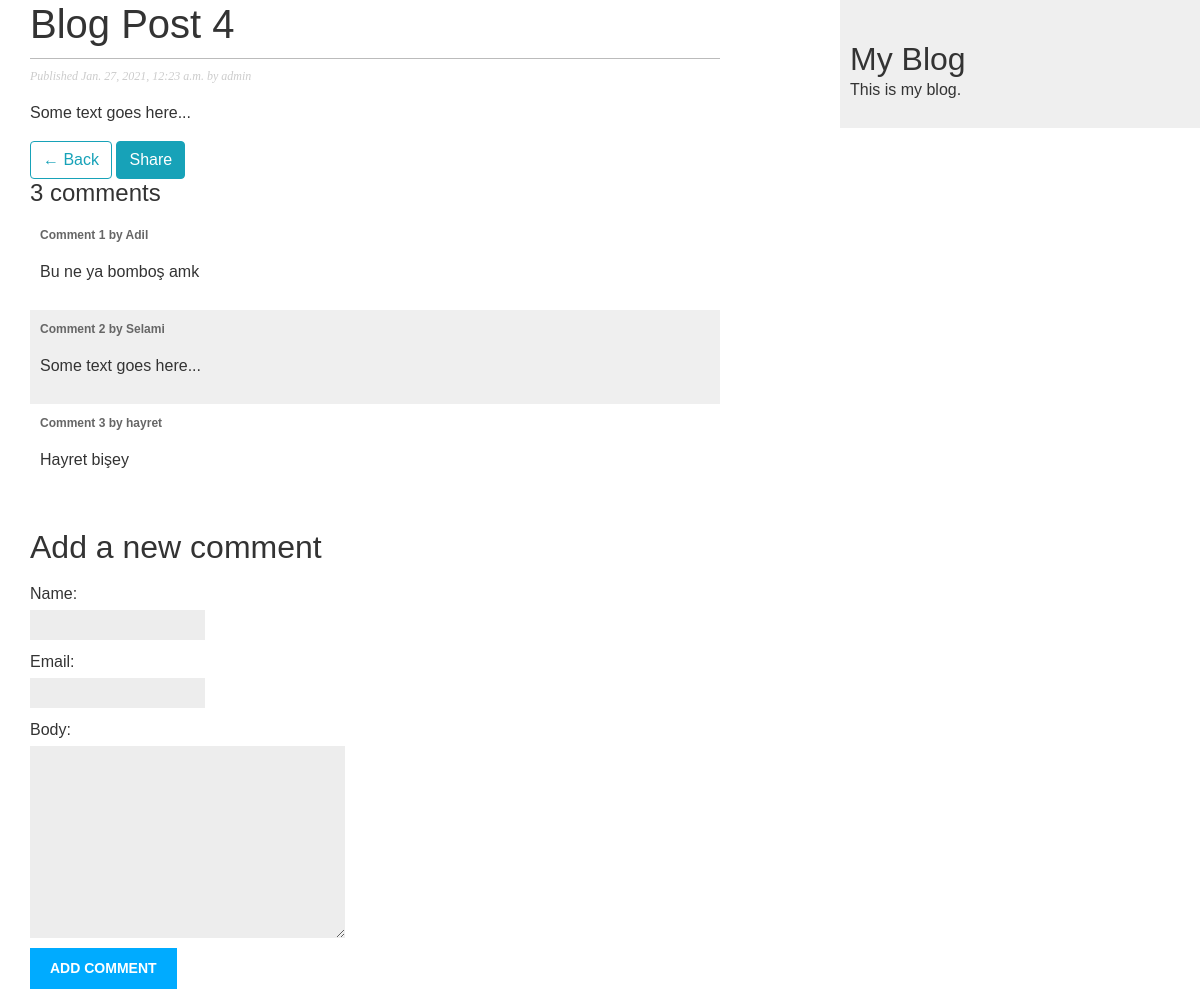
Page /blog/2021/1/27/blog-post-4/ on the earlier database version.
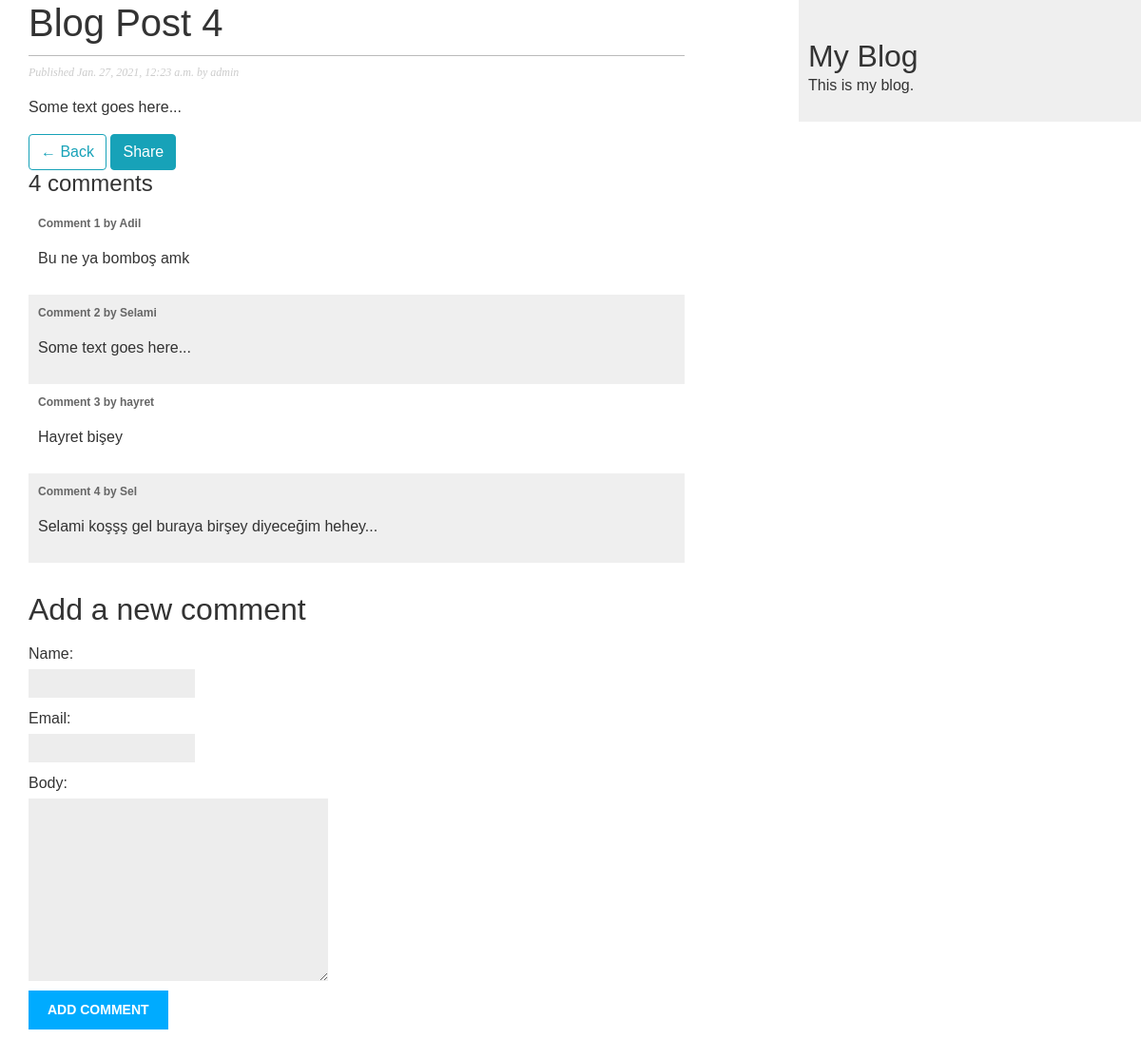
Same page on the later database version.
### blog/models.py (models this page shows, shortened)
class Comment(models.Model):
    post = models.ForeignKey(Post, on_delete=models.CASCADE, related_name='comments')
    name = models.CharField(max_length=80)
    email = models.EmailField()
    body = models.TextField()
    created = models.DateTimeField(auto_now_add=True)
    updated = models.DateTimeField(auto_now=True)
    active = models.BooleanField(default=True)
    class Meta:
        ordering = ('created',) # ascending order (older to newer)

### blog/views.py (the view)
# urls.py: path('<int:year>/<int:month>/<int:day>/<slug:post>/', views.post_detail, name='post_detail'),
def post_detail(request, year, month, day, post):
    post = get_object_or_404(Post, slug=post,
                                    status='published',
                                    publish__year=year,
                                    publish__month=month,
                                    publish__day=day)
    comments = post.comments.filter(active=True)
    new_comment = None
    if request.method == 'POST':
        comment_form = CommentForm(data=request.POST)
        if comment_form.is_valid():
            new_comment = comment_form.save(commit=False)
            new_comment.post = post
            new_comment.save()
            comment_form = CommentForm()
            messages.success(request, 'You commented successfully')
    else:
        comment_form = CommentForm()
    return render(request, 'blog/post/detail.html',
                    {'post': post, 'comments': comments, 'new_comment': new_comment, 'comment_form': comment_form})

### blog/forms.py
class CommentForm(forms.ModelForm):
     class Meta:
         model = Comment
         fields = ('name', 'email', 'body')

### blog/templates/blog/post/detail.html (shortened to what this page needs)
{% extends 'blog/base.html' %}
{% block content %}
    <h1>{{ post.title }}</h1>
    <p class="date">
        Published {{post.publish}} by {{post.author}}
    </p>
    {{post.body|linebreaks}}
    <a href="{% url 'blog:post_list' %}" class="btn btn-outline-info">&larr; Back</a>
    <a href="{% url 'blog:post_share' post.id %}" class="btn btn-info">Share</a>
    {% with comments.count as total_comments %}
    <h4>
        {{ total_comments }} comment{{total_comments|pluralize}}
    </h4>
    {% endwith %}
    {% for comment in comments %}
        <div class="comment">
            <p class="info">
                Comment {{ forloop.counter }} by {{ comment.name }}
            </p>
            {{ comment.body|linebreaks }}
        </div>
    {% empty %}
        <p>
            There are no comments yet.
        </p>
    {% endfor %}
    <h2>Add a new comment</h2>
    <form action="" method="post">
        {{ comment_form.as_p }}
        <p><input type="submit" value="Add comment"></p>
    </form>
{% endblock %}

Differences in the rows shown:
added Comment: name "Sel", body "Selami koşşş gel buraya birşey diyeceğim hehey..."
Other differences:
{{ total_comments }}: "3" → "4"
